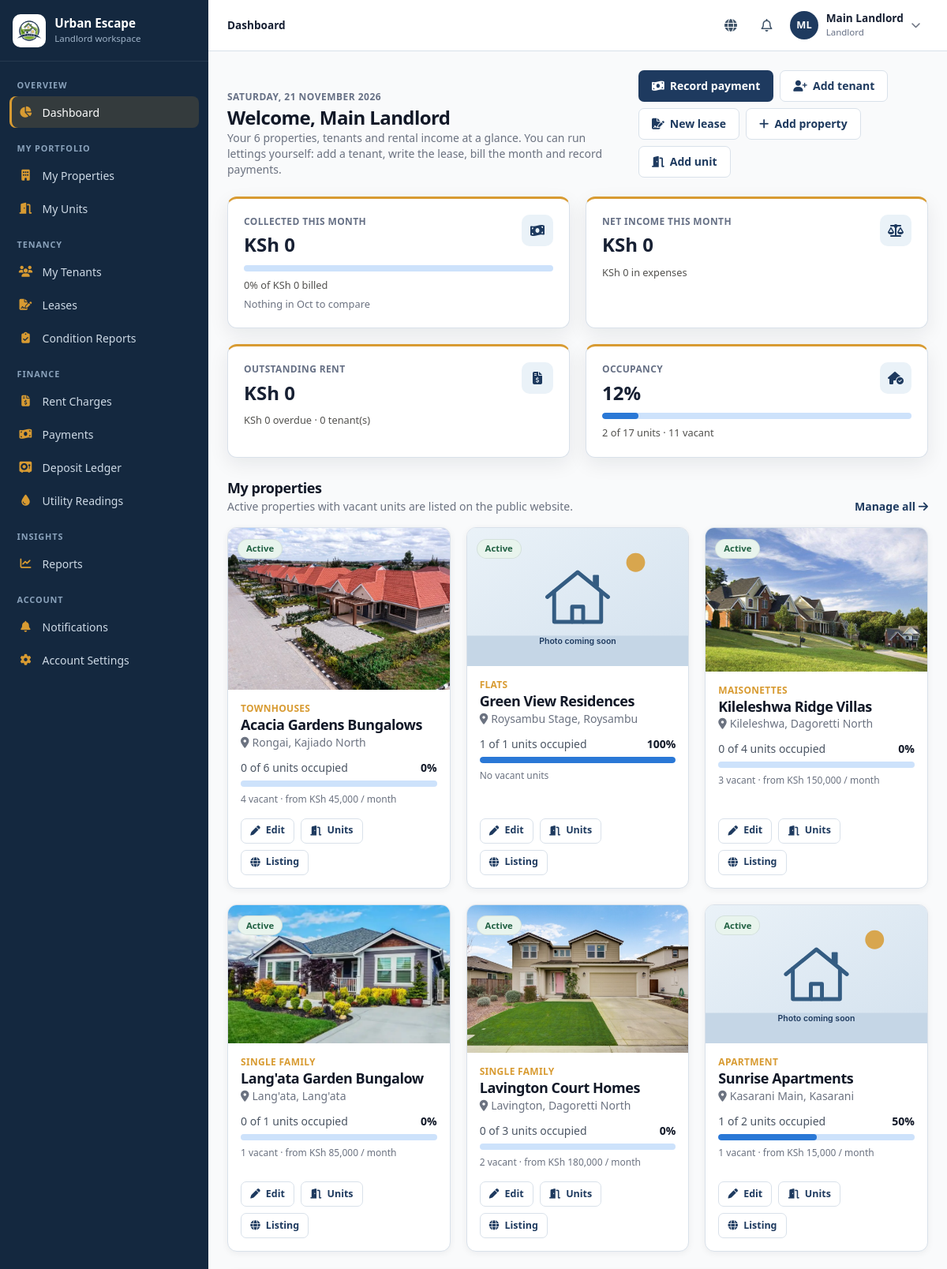
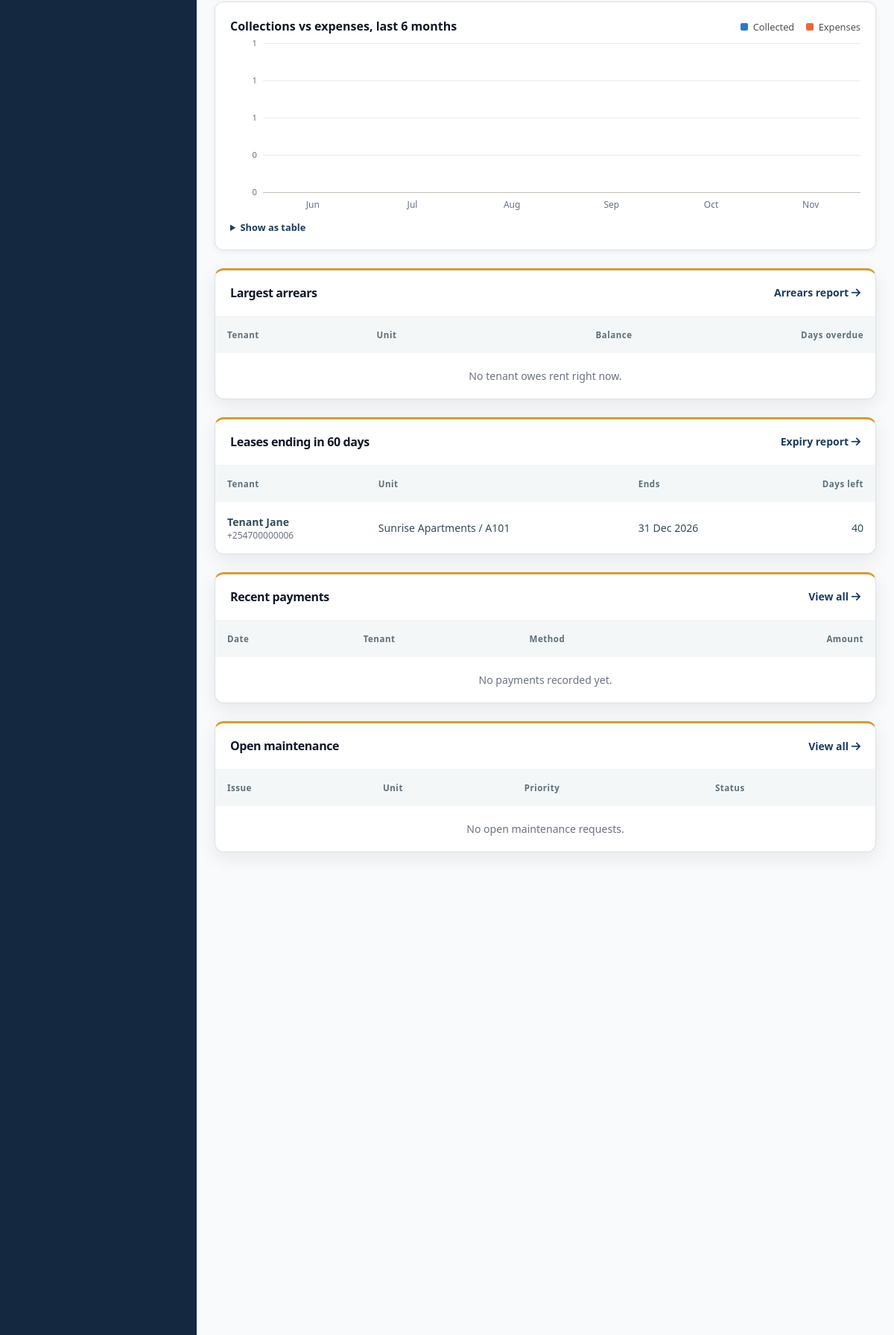
Screenshot of /landlord/dashboard.php (signed in, upper part) with the database file from the repository (2 pictures, top to bottom).
### tables this page shows
CREATE TABLE IF NOT EXISTS landlords (
    id INT AUTO_INCREMENT PRIMARY KEY,
    user_id INT NULL,
    full_name VARCHAR(100) NOT NULL,
    company_name VARCHAR(150) NULL,
    phone VARCHAR(20) NOT NULL,
    email VARCHAR(150) NOT NULL,
    id_number VARCHAR(50) NOT NULL,
    address TEXT,
    bank_details TEXT,
    mpesa_number VARCHAR(20),
    status ENUM('Active', 'Inactive') DEFAULT 'Active',
    created_at TIMESTAMP DEFAULT CURRENT_TIMESTAMP,
    FOREIGN KEY (user_id) REFERENCES users(id) ON DELETE SET NULL
);

CREATE TABLE IF NOT EXISTS properties (
    id INT AUTO_INCREMENT PRIMARY KEY,
    landlord_id INT NOT NULL,
    caretaker_id INT NULL,  
    name VARCHAR(150) NOT NULL,
    property_type ENUM('Apartment', 'Flats', 'Bedsitters', 'Maisonettes', 'Townhouses', 'Commercial', 'Student Housing', 'Mixed Use', 'Single Family', 'Other') NOT NULL,
    description TEXT,
    location_id INT NOT NULL,
    physical_address VARCHAR(255) NOT NULL,
    latitude DECIMAL(10, 8) NULL,
    longitude DECIMAL(11, 8) NULL,
    number_of_units INT NOT NULL DEFAULT 0,
    year_built YEAR NULL,
    amenities TEXT,
    status ENUM('Active', 'Under Maintenance', 'Archived') DEFAULT 'Active',
    property_image VARCHAR(255) NULL,
    created_at TIMESTAMP DEFAULT CURRENT_TIMESTAMP,
    updated_at TIMESTAMP DEFAULT CURRENT_TIMESTAMP ON UPDATE CURRENT_TIMESTAMP,
    FOREIGN KEY (landlord_id) REFERENCES landlords(id) ON DELETE RESTRICT,
    FOREIGN KEY (location_id) REFERENCES locations(id) ON DELETE RESTRICT,
    CONSTRAINT fk_properties_caretaker FOREIGN KEY (caretaker_id) REFERENCES users(id) ON DELETE SET NULL
);

CREATE TABLE IF NOT EXISTS locations (
    id INT AUTO_INCREMENT PRIMARY KEY,
    county VARCHAR(100) DEFAULT 'Nairobi',
    sub_county VARCHAR(100) NOT NULL,
    estate VARCHAR(100) NOT NULL,
    created_at TIMESTAMP DEFAULT CURRENT_TIMESTAMP
);

CREATE TABLE IF NOT EXISTS leases (
    id INT AUTO_INCREMENT PRIMARY KEY,
    tenant_id INT NOT NULL,
    property_id INT NOT NULL,
    unit_id INT NOT NULL,
    start_date DATE NOT NULL,
    end_date DATE NOT NULL,
    monthly_rent DECIMAL(12, 2) NOT NULL,
    deposit DECIMAL(12, 2) NOT NULL,
    payment_due_day INT DEFAULT 5,
    notice_period_days INT DEFAULT 30,
    rent_review_date DATE NULL,
    status ENUM('Active', 'Expired', 'Terminated', 'Pending', 'Renewed') DEFAULT 'Pending',
    special_terms TEXT,
    document_path VARCHAR(255),
    created_at TIMESTAMP DEFAULT CURRENT_TIMESTAMP,
    FOREIGN KEY (tenant_id) REFERENCES tenants(id) ON DELETE RESTRICT,
    FOREIGN KEY (property_id) REFERENCES properties(id) ON DELETE RESTRICT,
    FOREIGN KEY (unit_id) REFERENCES units(id) ON DELETE RESTRICT
);

CREATE TABLE IF NOT EXISTS tenants (
    id INT AUTO_INCREMENT PRIMARY KEY,
    user_id INT NULL,
    landlord_id INT NULL,  
    full_name VARCHAR(100) NOT NULL,
    phone VARCHAR(20) NOT NULL,
    email VARCHAR(150) NOT NULL,
    national_id VARCHAR(50) NOT NULL UNIQUE,
    gender ENUM('Male', 'Female', 'Other') NOT NULL,
    date_of_birth DATE NULL,
    emergency_contact_name VARCHAR(100),
    emergency_contact_phone VARCHAR(20),
    occupation VARCHAR(100),
    employer VARCHAR(100),
    current_address TEXT,
    profile_photo VARCHAR(255),
    status ENUM('Active', 'Inactive', 'Evicted', 'Blacklisted') DEFAULT 'Active',
    created_at TIMESTAMP DEFAULT CURRENT_TIMESTAMP,
    FOREIGN KEY (user_id) REFERENCES users(id) ON DELETE SET NULL,
    CONSTRAINT fk_tenants_landlord FOREIGN KEY (landlord_id) REFERENCES landlords(id) ON DELETE SET NULL
);

### includes/dashboard.php (the view, shortened to what the rows shown need)
<?php
require_once __DIR__ . '/functions.php';
require_once __DIR__ . '/reports.php';
function format_currency_short($amount): string {
    $amount = (float)$amount;
    return abs($amount) >= 1000000 ? 'KSh ' . number_format($amount / 1000000, 2) . 'M' : 'KSh ' . number_format($amount);
}
    ?>
    <?php
function render_meter(float $ratio, string $label): string {
    $percent = max(0, min(100, $ratio * 100));
    return '<div class="meter" role="meter" aria-valuemin="0" aria-valuemax="100" aria-valuenow="' . round($percent) . '" aria-label="' . e($label) . '">'
        . '<span style="width:' . number_format($percent, 1, '.', '') . '%"></span></div>';
}
    ?>
    <?php
function landlord_property_cards(PDO $db, int $landlordId): array {
    $stmt = $db->prepare("SELECT p.id, p.name, p.property_type, p.status, p.property_image, l.estate, l.sub_county,
            COUNT(u.id) AS units, COALESCE(SUM(u.status = 'Occupied'), 0) AS occupied, COALESCE(SUM(u.status = 'Vacant'), 0) AS vacant,
            MIN(CASE WHEN u.status = 'Vacant' THEN u.monthly_rent END) AS from_rent
        FROM properties p JOIN locations l ON l.id = p.location_id LEFT JOIN units u ON u.property_id = p.id
        WHERE p.landlord_id = ? GROUP BY p.id, p.name, p.property_type, p.status, p.property_image, l.estate, l.sub_county
        ORDER BY p.status = 'Active' DESC, p.name");
    $stmt->execute([$landlordId]);
    return $stmt->fetchAll();
}
function render_property_card(array $property): void {
    [$image, $isSample] = property_image($property);
    $ratio = $property['units'] > 0 ? $property['occupied'] / $property['units'] : 0;
    ?>
    <article class="property-tile">
        <div class="property-tile-media">
            <img src="<?php echo e(BASE_URL . '/' . $image); ?>" alt="<?php echo $isSample ? 'No photo uploaded yet for ' . e($property['name']) : 'Photo of ' . e($property['name']); ?>" loading="lazy">
            <span class="property-tile-badge"><?php echo render_status_badge($property['status']); ?></span>
        </div>
        <div class="p-4 flex flex-col gap-3 flex-1">
            <div>
                <p class="text-xs font-semibold uppercase tracking-wide text-accent"><?php echo e($property['property_type']); ?></p>
                <h3 class="font-bold text-gray-900 text-lg leading-snug"><?php echo e($property['name']); ?></h3>
                <p class="text-sm text-gray-500"><i class="fa-solid fa-location-dot mr-1" aria-hidden="true"></i><?php echo e($property['estate'] . ', ' . $property['sub_county']); ?></p>
            </div>
            <div>
                <div class="flex justify-between text-sm mb-1.5"><span class="text-gray-600"><?php echo (int)$property['occupied']; ?> of <?php echo (int)$property['units']; ?> units occupied</span><span class="font-semibold text-gray-900"><?php echo round($ratio * 100); ?>%</span></div>
                <?php echo render_meter($ratio, $property['name'] . ' occupancy'); ?>
                <p class="text-xs text-gray-500 mt-2"><?php echo (int)$property['vacant'] ? (int)$property['vacant'] . ' vacant · from ' . e(format_currency_short($property['from_rent'])) . ' / month' : 'No vacant units'; ?></p>
            </div>
            <div class="flex flex-wrap gap-2 mt-auto pt-1">
                <a class="btn btn-small btn-secondary" href="<?php echo e(module_url('my_properties', ['action' => 'edit', 'id' => $property['id']])); ?>"><i class="fa-solid fa-pen" aria-hidden="true"></i> Edit</a>
                <a class="btn btn-small btn-secondary" href="<?php echo e(module_url('my_units', ['property_id' => $property['id']])); ?>"><i class="fa-solid fa-door-open" aria-hidden="true"></i> Units</a>
                <?php if ($property['status'] === 'Active'): ?><a class="btn btn-small btn-secondary" href="<?php echo e(BASE_URL . '/public/property-details.php?id=' . (int)$property['id']); ?>" target="_blank" rel="noopener"><i class="fa-solid fa-globe" aria-hidden="true"></i> Listing<span class="sr-only"> (opens in a new tab)</span></a><?php endif; ?>
            </div>
        </div>
    </article>
    <?php
}
function render_panel_header(string $title, ?string $linkUrl = null, string $linkLabel = 'View all'): void {
    echo '<div class="p-5 border-b border-gray-100 flex items-center justify-between gap-3"><h2 class="font-bold text-gray-900">' . e($title) . '</h2>';
    echo '</div>';
}
    ?>
    <?php
function render_arrears_panel(array $rows, ?string $linkUrl): void {
    ?>
    <section class="bg-white rounded-xl border border-gray-100 shadow-sm overflow-hidden">
        <?php render_panel_header('Largest arrears', $linkUrl, 'Arrears report'); ?>
        <div class="overflow-x-auto"><table class="w-full text-left">
            <thead><tr><th scope="col" class="p-4">Tenant</th><th scope="col" class="p-4">Unit</th><th scope="col" class="p-4 text-right">Balance</th><th scope="col" class="p-4 text-right">Days overdue</th></tr></thead>
        </table></div>
    </section>
    <?php
}
function render_expiring_leases_panel(array $rows, ?string $linkUrl): void {
    ?>
    <section class="bg-white rounded-xl border border-gray-100 shadow-sm overflow-hidden">
        <div class="overflow-x-auto"><table class="w-full text-left">
            <thead><tr><th scope="col" class="p-4">Tenant</th><th scope="col" class="p-4">Unit</th><th scope="col" class="p-4">Ends</th><th scope="col" class="p-4 text-right">Days left</th></tr></thead>
            <tbody class="divide-y divide-gray-100">
            <?php foreach ($rows as $row): ?><tr>
                <td class="p-4"><strong><?php echo e($row['tenant']); ?></strong><div class="text-xs text-gray-500"><?php echo e($row['phone']); ?></div></td>
                <td class="p-4"><?php echo e($row['unit']); ?></td>
                <td class="p-4 whitespace-nowrap"><?php echo e(format_date($row['end_date'])); ?></td>
                <td class="p-4 text-right tabular-nums"><?php echo (int)$row['days_left']; ?></td>
            </tr><?php endforeach; ?>
            </tbody>
        </table></div>
    </section>
    <?php
}
function render_payments_panel(array $rows, ?string $linkUrl, bool $withReceipts): void {
    ?>
    <section class="bg-white rounded-xl border border-gray-100 shadow-sm overflow-hidden">
        <div class="overflow-x-auto"><table class="w-full text-left">
            <thead><tr><th scope="col" class="p-4">Date</th><th scope="col" class="p-4">Tenant</th><th scope="col" class="p-4">Method</th><th scope="col" class="p-4 text-right">Amount</th></tr></thead>
        </table></div>
    </section>
    <?php
}
function render_maintenance_panel(array $rows, ?string $linkUrl): void {
    ?>
    <section class="bg-white rounded-xl border border-gray-100 shadow-sm overflow-hidden">
        <div class="overflow-x-auto"><table class="w-full text-left">
            <thead><tr><th scope="col" class="p-4">Issue</th><th scope="col" class="p-4">Unit</th><th scope="col" class="p-4">Priority</th><th scope="col" class="p-4">Status</th></tr></thead>
        </table></div>
    </section>
    <?php
}

### landlord/dashboard.php (shortened to what the rows shown need)
<?php
require_once __DIR__ . '/../config/database.php';
require_once __DIR__ . '/../config/modules.php';
require_once __DIR__ . '/../includes/dashboard.php';
$landlord = requireLandlordProfile();
$db = db();
$ownerId = (int)$landlord['id'];
$metrics = dashboard_metrics($db, $ownerId);
$scope = ['property_id' => null, 'landlord_id' => $ownerId];
$properties = landlord_property_cards($db, $ownerId);
$arrears = array_slice(report_arrears($db, $scope + ['from' => date('Y-m-d'), 'to' => date('Y-m-d')])['rows'], 0, 5);
$expiring = report_leases($db, $scope + ['from' => date('Y-m-d'), 'to' => date('Y-m-d', strtotime('+60 days'))])['rows'];
$payments = dashboard_recent_payments($db, $ownerId);
$maintenance = dashboard_open_maintenance($db, $ownerId);
$reportUrl = fn(string $report) => module_url('my_reports', ['report' => $report]);
$collectionRatio = $metrics['billed'] > 0 ? $metrics['collected'] / $metrics['billed'] : 0;
include __DIR__ . '/../includes/layout_top.php';
?>
<div class="flex flex-col lg:flex-row lg:items-end lg:justify-between gap-4">
    <div>
        <p class="page-eyebrow"><?php echo e(date('l, d F Y')); ?></p>
        <h1 class="text-2xl font-bold text-gray-900">Welcome, <?php echo e($landlord['full_name']); ?></h1>
        <p class="text-sm text-gray-500">Your <?php echo count($properties); ?> properties, tenants and rental income at a glance. You can run lettings yourself: add a tenant, write the lease, bill the month and record payments.</p>
    </div>
</div>
    <?php
    render_stat_tile('Collected this month', format_currency_short($metrics['collected']), 'fa-money-bill-wave',
        render_meter($collectionRatio, 'Share of this month\'s billing collected')
        . '<p class="mt-2">' . round($collectionRatio * 100) . '% of ' . e(format_currency_short($metrics['billed'])) . ' billed</p>'
        . '<p class="mt-1">' . render_delta(percent_change($metrics['collected'], $metrics['collected_last']), date('M', strtotime('first day of last month'))) . '</p>',
        $reportUrl('collections'));
    ?>
<section aria-labelledby="my-properties-heading" class="space-y-4">
    <div class="flex flex-wrap items-end justify-between gap-3">
        <div><h2 id="my-properties-heading" class="text-lg font-bold text-gray-900">My properties</h2><p class="text-sm text-gray-500">Active properties with vacant units are listed on the public website.</p></div>
    </div>
    <?php if (!$properties): ?>
        <div class="bg-white p-8 rounded-xl border border-gray-100 text-center"><p class="text-gray-500 text-sm mb-3">You have no properties yet.</p><a class="btn btn-primary" href="<?php echo e(module_url('my_properties', ['action' => 'create'])); ?>">Add your first property</a></div>
    <?php else: ?>
        <div class="property-tile-grid"><?php foreach ($properties as $property) render_property_card($property); ?></div>
    <?php endif; ?>
</section>
<div class="grid grid-cols-1 xl:grid-cols-2 gap-6 items-start">
    <?php render_arrears_panel($arrears, $reportUrl('arrears')); ?>
    <?php render_expiring_leases_panel($expiring, $reportUrl('leases')); ?>
    <?php render_payments_panel($payments, $reportUrl('collections'), false); ?>
    <?php render_maintenance_panel($maintenance, $reportUrl('maintenance')); ?>
</div>
<?php include __DIR__ . '/../includes/layout_bottom.php'; ?>

### includes/functions.php (shortened to what the rows shown need)
<?php
function e($string) {
    return htmlspecialchars($string ?? '', ENT_QUOTES, 'UTF-8');
}
function sample_property_image($property_id = null) {
    return 'assets/property-placeholder.svg';
}
function render_status_badge($status) {
    $green = 'bg-green-100 text-green-800';
    $blue = 'bg-blue-100 text-blue-800';
    $yellow = 'bg-yellow-100 text-yellow-800';
    $orange = 'bg-orange-100 text-orange-800';
    $red = 'bg-red-100 text-red-800';
    $purple = 'bg-purple-100 text-purple-800';
    $colors = [
        'Active' => $green, 'Paid' => $green, 'Completed' => $green, 'Resolved' => $green, 'Approved' => $green,
        'Occupied' => $blue, 'Reviewed' => $blue, 'Assigned' => $blue, 'In Progress' => $blue, 'Under Review' => $blue, 'Renewed' => $blue, 'New' => $blue,
        'Vacant' => $yellow, 'Waiting' => $yellow, 'Rescheduled' => $yellow, 'Medium' => $yellow,
        'Pending' => $orange, 'Partial' => $orange, 'Submitted' => $orange, 'Open' => $orange, 'High' => $orange,
        'Unpaid' => $red, 'Overdue' => $red, 'Rejected' => $red, 'Terminated' => $red, 'Emergency' => $red,
        'Suspended' => $red, 'Evicted' => $red, 'Blacklisted' => $red,
        'Under Maintenance' => $purple, 'Reserved' => $purple,
        'Received' => $green, 'Held' => $blue, 'Settled' => $green, 'Agreed' => $green, 'Excellent' => $green, 'Good' => $green,
        'Refund' => $blue, 'Move-in' => $blue, 'Move-out' => $purple,
        'Deduction' => $orange, 'Part received' => $orange, 'Due for refund' => $orange, 'Fair' => $yellow, 'Poor' => $orange,
        'Disputed' => $red, 'Not received' => $red, 'Damaged' => $red, 'Missing' => $red,
    ];
    $class = $colors[$status] ?? 'bg-gray-100 text-gray-800';
    return '<span class="px-2.5 py-0.5 rounded-full text-xs font-semibold ' . $class . '">' . e($status) . '</span>';
}
function property_image(array $property) {
    $path = trim((string)($property['property_image'] ?? ''), '/');
    if ($path !== '' && is_file(dirname(__DIR__) . '/' . $path)) return [$path, false];
    return [sample_property_image($property['id'] ?? 0), true];
}
function format_date($date) {
    $timestamp = strtotime((string)$date);
    return $timestamp ? date('d M Y', $timestamp) : (string)$date;
}

### rows the page displays
landlords: full_name "Main Landlord"
properties: shows a picture, status "Active", property_type "TOWNHOUSES", name "Acacia Gardens Bungalows", location.sub_county "Rongai, Kajiado North", occupied "0", units "6", ratio "0", vacant "4", from_rent "KSh 45,000"
properties: status "Active", property_type "FLATS", name "Green View Residences", location.sub_county "Roysambu Stage, Roysambu", occupied "1", units "1", ratio "100", $percent 100.0 (drawn), shows "No vacant units"
properties: shows a picture, status "Active", property_type "MAISONETTES", name "Kileleshwa Ridge Villas", location.sub_county "Kileleshwa, Dagoretti North", occupied "0", units "4", ratio "0", vacant "3", from_rent "KSh 150,000"
properties: shows a picture, status "Active", property_type "SINGLE FAMILY", name "Lang'ata Garden Bungalow", location.sub_county "Lang'ata, Lang'ata", occupied "0", units "1", ratio "0", vacant "1", from_rent "KSh 85,000"
properties: shows a picture, status "Active", property_type "SINGLE FAMILY", name "Lavington Court Homes", location.sub_county "Lavington, Dagoretti North", occupied "0", units "3", ratio "0", vacant "2", from_rent "KSh 180,000"
properties: status "Active", property_type "APARTMENT", name "Sunrise Apartments", location.sub_county "Kasarani Main, Kasarani", occupied "1", units "2", ratio "50", $percent 50.0 (drawn), vacant "1", from_rent "KSh 15,000"
leases: tenant.full_name "Tenant Jane", tenant.phone "+254700000006", unit "Sunrise Apartments / A101", end_date "31 Dec 2026", days_left "40"

### other values shown
APP_NAME "Urban Escape"
$role "Landlord"
$label "OVERVIEW ACCOUNT"
$label "Dashboard Notifications Account Settings"
$label "MY PORTFOLIO"
$label "My Properties"
$label "My Units"
$label "TENANCY"
$label "My Tenants"
$label "Leases"
$label "Condition Reports"
$label "FINANCE"
$label "Rent Charges"
$label "Payments"
$label "Deposit Ledger"
